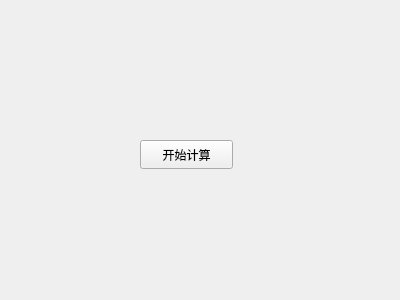
<?xml version="1.0" encoding="UTF-8"?>
<ui version="4.0">
 <class>Form</class>
 <widget class="QWidget" name="Form">
  <property name="geometry">
   <rect>
    <x>0</x>
    <y>0</y>
    <width>400</width>
    <height>300</height>
   </rect>
  </property>
  <property name="windowTitle">
   <string>Form</string>
  </property>
  <widget class="QPushButton" name="pushButton">
   <property name="geometry">
    <rect>
     <x>140</x>
     <y>140</y>
     <width>93</width>
     <height>29</height>
    </rect>
   </property>
   <property name="text">
    <string>开始计算</string>
   </property>
  </widget>
 </widget>
 <resources/>
 <connections/>
</ui>
